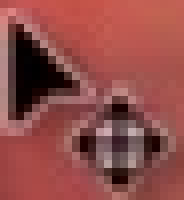
#> input picture Project1/Output/Bonus/t2_cursor/te.png, 23 x 25 px (shown 8 times larger)
$ python -i TemplateMatching.py   (imports and definitions only)   (older library calls are emulated)
#> lines starting #> are read from the running program, lines starting #| are printed output that depends on the picture
#> further down, picture is the input picture: shape (25, 23, 3); mean B, G, R 73, 76.3, 144.4
#!/usr/bin/env python3
# -*- coding: utf-8 -*-
"""
Created on Mon Oct  8 02:50:04 2018

@author: snehamuppala
"""

import numpy as np
import cv2
import os
import glob


def template(image):
     # Convert to grayscale
    image = cv2.cvtColor(image, cv2.COLOR_BGR2GRAY)
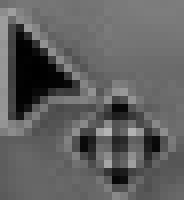
#> image: shape (25, 23) (shown 8 times larger); min 0, max 180, mean 96.3
    #loading template image in gray

    template = cv2.imread('/Users/snehamuppala/Desktop/computer_vision/project1/ques3/task3/template/te.png',0)
#> template: shape (25, 23); min 0, max 180, mean 95.7
    # resize images
    template = cv2.resize(template, (0,0), fx=0.5, fy=0.5)
    #reisze the image in the range of 0.5-0.9, by varing almost all templates are matched
#Perform GaussianBlur for image
#and apply Laplacian on GaussianBlur
    gausBlur = cv2.GaussianBlur(image, (3,3),0)  #change the gaussian for more accurate match.
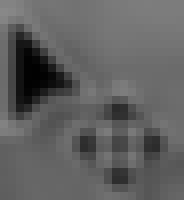
#> gausBlur: shape (25, 23) (shown 8 times larger); min 1, max 136, mean 95.9
    imageGray = cv2.Laplacian(gausBlur,cv2.CV_32F)
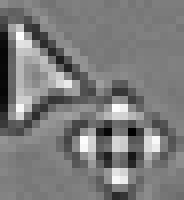
#> imageGray: shape (25, 23) float32 (shown 8 times larger); min -79, max 82, mean -0.9; drawn with min black and max white
#apply Laplacian on template image
    templateGray = cv2.Laplacian(template,cv2.CV_32F)

# Find template
#Algorithm used is cv2.TM_CCOEFF
 #  5.	This program takes a “sliding window” of our cursor query image and slides it across our original image from
 #left to right and top to bottom, one pixel at a time. Then, for each of these locations, we compute the correlation
# coefficient to determine how “good” or “bad” the match is. Regions with sufficiently high correlation can be considered
# “matches” for our cursor template.
    Match = cv2.matchTemplate(imageGray,templateGray, cv2.TM_CCOEFF)
    min_val, max_val, min_loc, max_loc = cv2.minMaxLoc(Match)
#> min_val = -57410.4; max_val = 80011.6; min_loc = (2, 9); max_loc = (0, 8)
    top_left = max_loc
#> top_left = (0, 8)
    h,w = templateGray.shape
#> h = 12; w = 12
    bottom_right = (top_left[0] + w, top_left[1] + h)
#> bottom_right = (12, 20)

#> (the run stopped early here; a loop or call above may not have finished)
